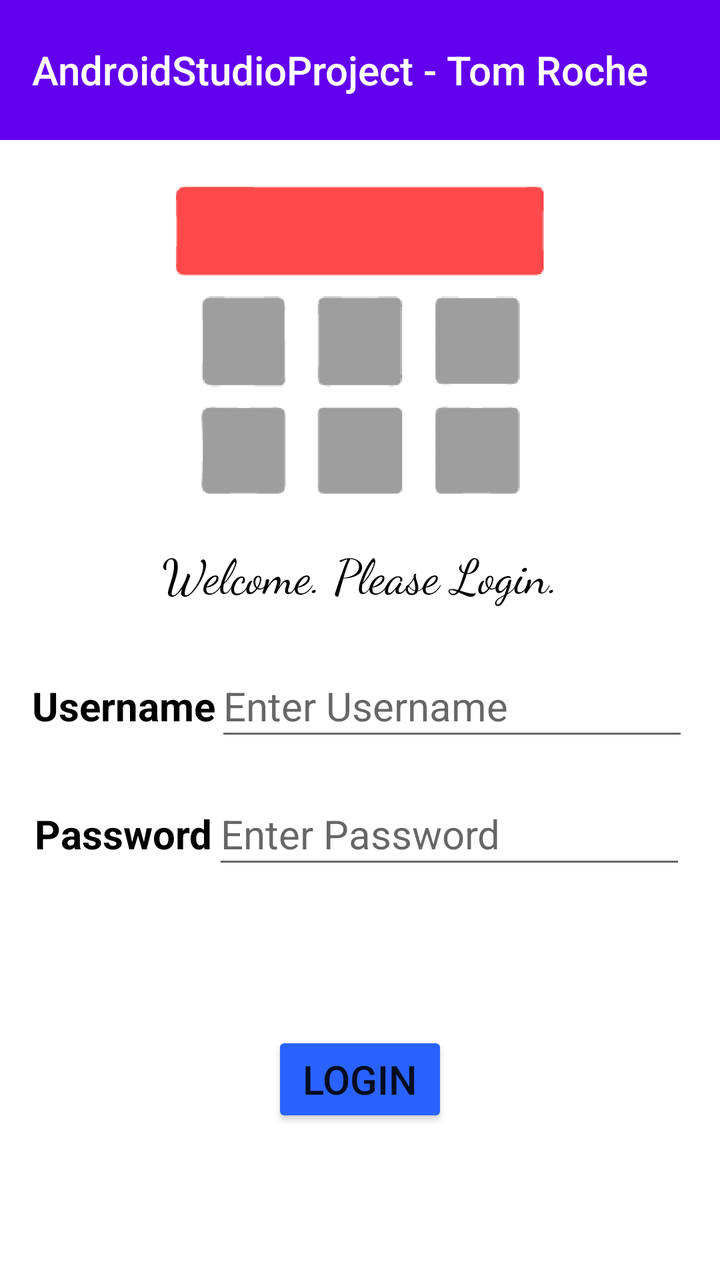
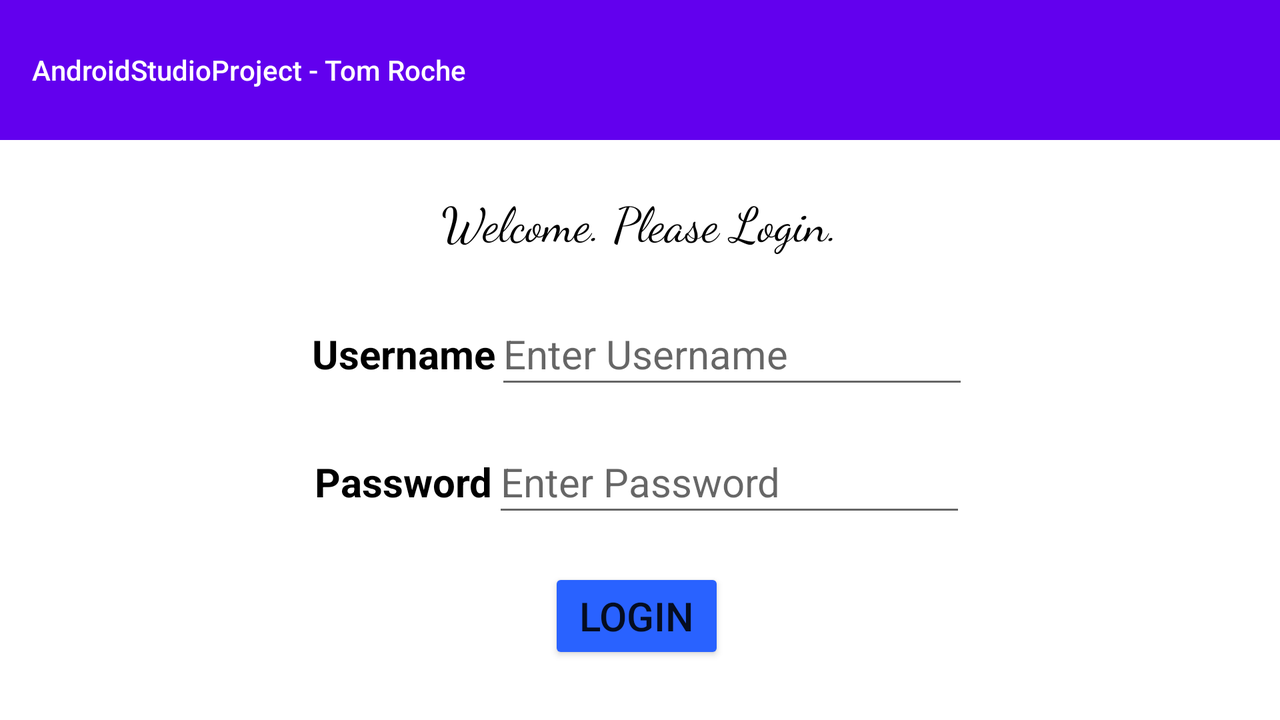

The same Android screen from two of the app's own layout files: first res/layout/ as a phone draws it, then the repository's variant for another configuration, drawn on a device whose configuration selects that folder. Both files follow.
<!-- AndroidManifest.xml: application theme Theme.MyTheme -->
<!-- res/layout/activity_main.xml -->
<?xml version="1.0" encoding="utf-8"?>
<androidx.constraintlayout.widget.ConstraintLayout xmlns:android="http://schemas.android.com/apk/res/android"
    xmlns:app="http://schemas.android.com/apk/res-auto"
    xmlns:tools="http://schemas.android.com/tools"
    android:layout_width="match_parent"
    android:layout_height="match_parent"
    android:background="#FFFFFF"
    tools:context=".ui.MainActivity">

    <androidx.appcompat.widget.Toolbar
        android:id="@+id/assessment_tb"
        android:layout_width="match_parent"
        android:layout_height="70dp"
        android:background="#FFFFFF"
        android:backgroundTint="@color/design_default_color_primary"
        app:layout_constraintEnd_toEndOf="parent"
        app:layout_constraintStart_toStartOf="parent"
        app:layout_constraintTop_toTopOf="parent"
        app:title="@string/app_name"
        app:titleTextColor="@color/white"></androidx.appcompat.widget.Toolbar>

    <LinearLayout
        android:id="@+id/linearLayout15"
        android:layout_width="wrap_content"
        android:layout_height="wrap_content"
        android:layout_marginTop="16dp"
        android:orientation="horizontal"
        app:layout_constraintEnd_toEndOf="parent"
        app:layout_constraintHorizontal_bias="0.5"
        app:layout_constraintStart_toStartOf="parent"
        app:layout_constraintTop_toBottomOf="@+id/linearLayout14">

        <TextView
            android:id="@+id/textView2"
            android:layout_width="wrap_content"
            android:layout_height="wrap_content"
            android:text="Password"
            android:textColor="#000000"
            android:textSize="20sp"
            android:textStyle="bold" />

        <EditText
            android:id="@+id/editTextTextPersonName2"
            android:layout_width="wrap_content"
            android:layout_height="wrap_content"
            android:ems="10"
            android:hint="Enter Password"
            android:inputType="textPersonName"
            android:minHeight="48dp"
            android:textSize="20sp" />
    </LinearLayout>

    <TextView
        android:id="@+id/textView9"
        android:layout_width="wrap_content"
        android:layout_height="wrap_content"
        android:layout_marginTop="200dp"
        android:fontFamily="cursive"
        android:text="Welcome. Please Login."
        android:textAlignment="center"
        android:textColor="#000000"
        android:textSize="24sp"
        app:layout_constraintEnd_toEndOf="parent"
        app:layout_constraintHorizontal_bias="0.5"
        app:layout_constraintStart_toStartOf="parent"
        app:layout_constraintTop_toBottomOf="@+id/assessment_tb" />

    <Button
        android:id="@+id/login_btn"
        android:layout_width="wrap_content"
        android:layout_height="wrap_content"
        android:backgroundTint="#2962FF"
        android:clickable="true"
        android:text="Login"
        android:textAlignment="center"
        android:textSize="20sp"
        app:layout_constraintBottom_toBottomOf="parent"
        app:layout_constraintEnd_toEndOf="parent"
        app:layout_constraintHorizontal_bias="0.5"
        app:layout_constraintStart_toStartOf="parent"
        app:layout_constraintTop_toBottomOf="@+id/linearLayout15" />

    <LinearLayout
        android:id="@+id/linearLayout14"
        android:layout_width="wrap_content"
        android:layout_height="wrap_content"
        android:layout_marginTop="24dp"
        android:orientation="horizontal"
        app:layout_constraintEnd_toEndOf="parent"
        app:layout_constraintHorizontal_bias="0.5"
        app:layout_constraintStart_toStartOf="parent"
        app:layout_constraintTop_toBottomOf="@+id/textView9">

        <TextView
            android:id="@+id/textView"
            android:layout_width="wrap_content"
            android:layout_height="wrap_content"
            android:text="Username"
            android:textColor="#000000"
            android:textSize="20sp"
            android:textStyle="bold" />

        <EditText
            android:id="@+id/username_tf"
            android:layout_width="wrap_content"
            android:layout_height="wrap_content"
            android:ems="10"
            android:hint="Enter Username"
            android:inputType="textPersonName"
            android:minHeight="48dp"
            android:textSize="20sp" />

    </LinearLayout>

    <ImageView
        android:id="@+id/imageView"
        android:layout_width="184dp"
        android:layout_height="185dp"
        app:layout_constraintBottom_toTopOf="@+id/textView9"
        app:layout_constraintEnd_toEndOf="parent"
        app:layout_constraintHorizontal_bias="0.5"
        app:layout_constraintStart_toStartOf="parent"
        app:layout_constraintTop_toBottomOf="@+id/assessment_tb"
        app:layout_constraintVertical_bias="0.5"
        app:srcCompat="@drawable/lukeslogojpg" />

</androidx.constraintlayout.widget.ConstraintLayout>
<!-- resources referenced by this layout -->
<resources>
  <!-- drawable lukeslogojpg: jpg bitmap (drawable, 24394 bytes) -->
  <string name="app_name">AndroidStudioProject - Tom Roche</string>
  <style name="Theme.MyTheme" parent="Theme.AppCompat.Light.NoActionBar">
          
          <item name="colorPrimary">@color/purple_500</item>
          <item name="colorPrimaryVariant">@color/purple_700</item>
          <item name="colorOnPrimary">@color/white</item>
          
          <item name="colorSecondary">@color/teal_200</item>
          <item name="colorSecondaryVariant">@color/teal_700</item>
          <item name="colorOnSecondary">@color/black</item>
          
          <item name="android:statusBarColor">?attr/colorPrimaryVariant</item>
          
      </style>
</resources>
<!-- res/layout-land/activity_main.xml (the repository's variant of the layout above) -->
<!-- drawn on the phone turned sideways -->
<?xml version="1.0" encoding="utf-8"?>
<androidx.constraintlayout.widget.ConstraintLayout xmlns:android="http://schemas.android.com/apk/res/android"
    xmlns:app="http://schemas.android.com/apk/res-auto"
    xmlns:tools="http://schemas.android.com/tools"
    android:layout_width="match_parent"
    android:layout_height="match_parent"
    android:background="#FFFFFF"
    tools:context=".ui.MainActivity">

    <androidx.appcompat.widget.Toolbar
        android:id="@+id/assessment_tb"
        android:layout_width="match_parent"
        android:layout_height="70dp"
        android:background="#FFFFFF"
        android:backgroundTint="@color/design_default_color_primary"
        app:layout_constraintEnd_toEndOf="parent"
        app:layout_constraintStart_toStartOf="parent"
        app:layout_constraintTop_toTopOf="parent"
        app:title="@string/app_name"
        app:titleTextColor="@color/white"></androidx.appcompat.widget.Toolbar>

    <LinearLayout
        android:id="@+id/linearLayout15"
        android:layout_width="wrap_content"
        android:layout_height="wrap_content"
        android:layout_marginTop="16dp"
        android:orientation="horizontal"
        app:layout_constraintEnd_toEndOf="parent"
        app:layout_constraintHorizontal_bias="0.5"
        app:layout_constraintStart_toStartOf="parent"
        app:layout_constraintTop_toBottomOf="@+id/linearLayout14">

        <TextView
            android:id="@+id/textView2"
            android:layout_width="wrap_content"
            android:layout_height="wrap_content"
            android:text="Password"
            android:textColor="#000000"
            android:textSize="20sp"
            android:textStyle="bold" />

        <EditText
            android:id="@+id/editTextTextPersonName2"
            android:layout_width="wrap_content"
            android:layout_height="wrap_content"
            android:ems="10"
            android:hint="Enter Password"
            android:inputType="textPersonName"
            android:minHeight="48dp"
            android:textSize="20sp" />
    </LinearLayout>

    <TextView
        android:id="@+id/textView9"
        android:layout_width="wrap_content"
        android:layout_height="wrap_content"
        android:layout_marginTop="24dp"
        android:fontFamily="cursive"
        android:text="Welcome. Please Login."
        android:textAlignment="center"
        android:textColor="#000000"
        android:textSize="24sp"
        app:layout_constraintBottom_toTopOf="@+id/linearLayout14"
        app:layout_constraintEnd_toEndOf="parent"
        app:layout_constraintHorizontal_bias="0.499"
        app:layout_constraintStart_toStartOf="parent"
        app:layout_constraintTop_toBottomOf="@+id/assessment_tb"
        app:layout_constraintVertical_bias="0.5" />

    <Button
        android:id="@+id/login_btn"
        android:layout_width="wrap_content"
        android:layout_height="wrap_content"
        android:backgroundTint="#2962FF"
        android:clickable="true"
        android:text="Login"
        android:textAlignment="center"
        android:textSize="20sp"
        app:layout_constraintBottom_toBottomOf="parent"
        app:layout_constraintEnd_toEndOf="parent"
        app:layout_constraintHorizontal_bias="0.497"
        app:layout_constraintStart_toStartOf="parent"
        app:layout_constraintTop_toBottomOf="@+id/linearLayout15"
        app:layout_constraintVertical_bias="0.428" />

    <LinearLayout
        android:id="@+id/linearLayout14"
        android:layout_width="wrap_content"
        android:layout_height="wrap_content"
        android:layout_marginTop="24dp"
        android:orientation="horizontal"
        app:layout_constraintEnd_toEndOf="parent"
        app:layout_constraintHorizontal_bias="0.5"
        app:layout_constraintStart_toStartOf="parent"
        app:layout_constraintTop_toBottomOf="@+id/textView9">

        <TextView
            android:id="@+id/textView"
            android:layout_width="wrap_content"
            android:layout_height="wrap_content"
            android:text="Username"
            android:textColor="#000000"
            android:textSize="20sp"
            android:textStyle="bold" />

        <EditText
            android:id="@+id/username_tf"
            android:layout_width="wrap_content"
            android:layout_height="wrap_content"
            android:ems="10"
            android:hint="Enter Username"
            android:inputType="textPersonName"
            android:minHeight="48dp"
            android:textSize="20sp" />

    </LinearLayout>

</androidx.constraintlayout.widget.ConstraintLayout>
<!-- resources referenced by the variant -->
<!-- as the phone turned sideways resolves them -->
<resources>
  <string name="app_name">AndroidStudioProject - Tom Roche</string>
  <style name="Theme.MyTheme" parent="Theme.AppCompat.Light.NoActionBar">
          
          <item name="colorPrimary">@color/purple_500</item>
          <item name="colorPrimaryVariant">@color/purple_700</item>
          <item name="colorOnPrimary">@color/white</item>
          
          <item name="colorSecondary">@color/teal_200</item>
          <item name="colorSecondaryVariant">@color/teal_700</item>
          <item name="colorOnSecondary">@color/black</item>
          
          <item name="android:statusBarColor">?attr/colorPrimaryVariant</item>
          
      </style>
</resources>
